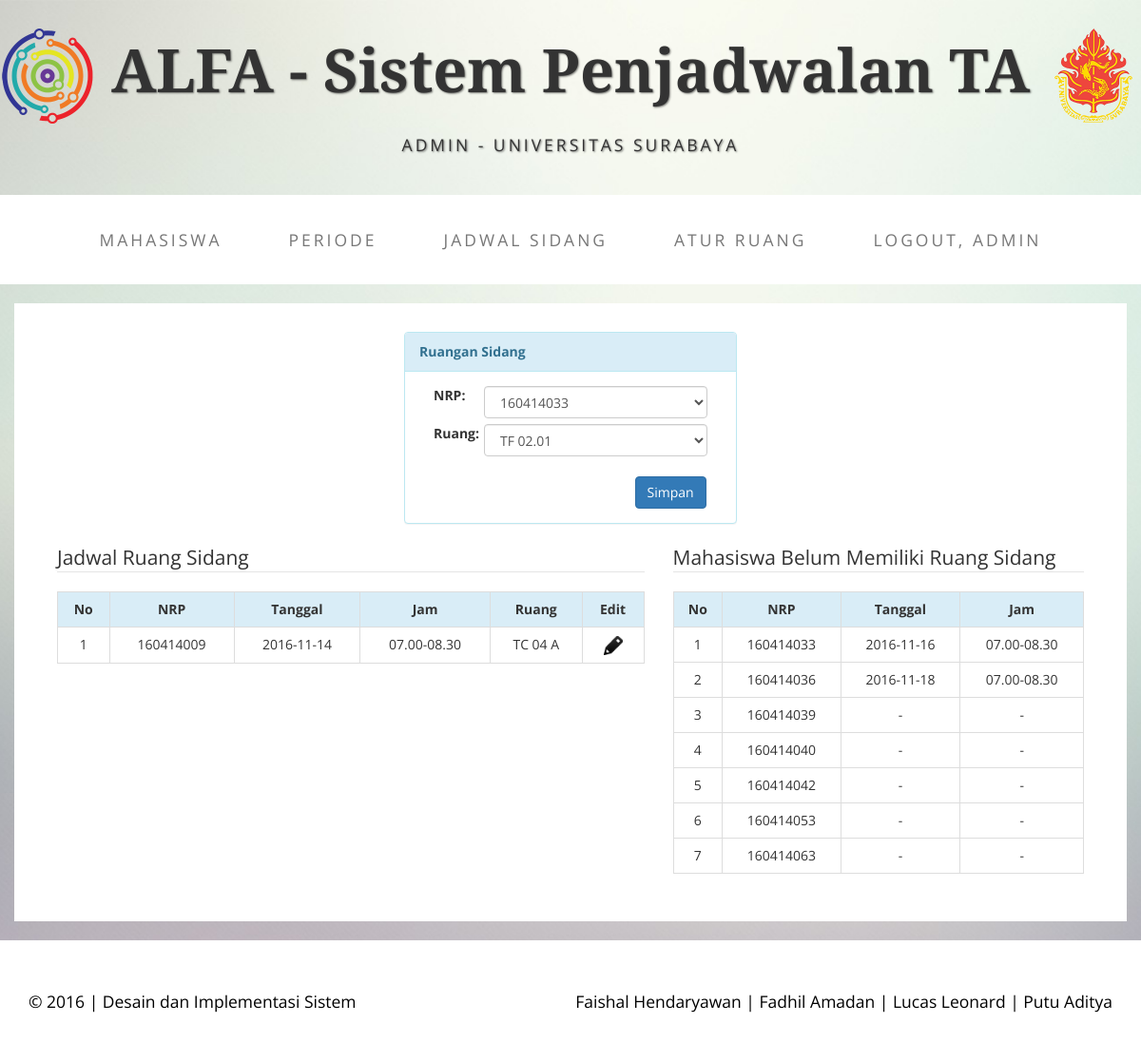
/master-ruang.php (signed in), run on the app's committed database.
### tables this page shows
CREATE TABLE `jadwal_sidang_tugas_akhir` (
  `id` int(9) NOT NULL,
  `nrp` varchar(9) NOT NULL,
  `jam` varchar(20) NOT NULL,
  `tanggal` date NOT NULL,
  `ruangid` int(10) NOT NULL
);

CREATE TABLE `ruang` (
  `id` int(11) NOT NULL,
  `nama` varchar(30) NOT NULL
);

CREATE TABLE `mahasiswa` (
  `nrp` varchar(9) NOT NULL,
  `nama` varchar(50) NOT NULL,
  `hp` varchar(13) NOT NULL,
  `judul_ta` varchar(100) NOT NULL,
  `status` tinyint(1) NOT NULL,
  `npk1` varchar(9) NOT NULL,
  `npk2` varchar(9) NOT NULL,
  `pra1` tinyint(1) NOT NULL,
  `pra2` tinyint(1) NOT NULL,
  `pra3` tinyint(1) NOT NULL,
  `pra4` tinyint(1) NOT NULL,
  `pra5` tinyint(1) NOT NULL,
  `pra6` tinyint(1) NOT NULL,
  `penguji1` varchar(9) NOT NULL,
  `penguji2` varchar(9) NOT NULL,
  `ketua` varchar(20) NOT NULL,
  `sekretaris` varchar(20) NOT NULL
);

### master-ruang.php (the view, shortened to what this page needs)
<?php
require './db.php';
$sqlR = "SELECT * FROM ruang";
$resultR = mysqli_query($link, $sqlR);
$sqlM = "SELECT * FROM admin WHERE nama='".$_COOKIE['nomer']."'";
$resultM = mysqli_query($link, $sqlM);
$rowM = mysqli_fetch_array($resultM);
$sql = "SELECT * FROM jadwal_sidang_tugas_akhir WHERE ruangid!=''";
$result = mysqli_query($link, $sql);
$sqlBelum = "SELECT * FROM jadwal_sidang_tugas_akhir WHERE ruangid=''";
$resultBelum = mysqli_query($link, $sqlBelum);
$sqlB = "SELECT * FROM jadwal_sidang_tugas_akhir WHERE ruangid=''";
$resultB = mysqli_query($link, $sqlB);
$sqlBelumTambahan = "SELECT * FROM mahasiswa WHERE penguji1=''";
$resultBelumTambahan = mysqli_query($link, $sqlBelumTambahan);
?>
<!DOCTYPE html>
<html lang="en">
<head>
    <link href="css/bootstrap.min.css" rel="stylesheet">
    <link href="css/business-casual.css" rel="stylesheet">
</head>
<body>
    <div class="brand">
        <img class="img-center" src="./img/logos.png" width="100" height="100">
        ALFA - Sistem Penjadwalan TA
        <img class="img-center" src="./img/logo.png" width="100" height="100">
    </div>
    <div class="address-bar">Admin - Universitas Surabaya</div>
    <nav class="navbar navbar-default" role="navigation">
        <div class="container">
            <div class="collapse navbar-collapse" id="bs-example-navbar-collapse-1">
                <ul class="nav navbar-nav">
                    <li>
                        <a href="./master-mahasiswa.php">Mahasiswa</a>
                    </li>
                    <li>
                        <a href="./master-periode.php">Periode</a>
                    </li>
                    <li>
                        <a href="./master-sidang.php">Jadwal Sidang</a>
                    </li>
                    <li>
                        <a href="./master-ruang.php">Atur Ruang</a>
                    </li>
                    <li>
                        <a href="./proses.php?cmd=logout">Logout, <?php echo $rowM['nama']; ?> </a>
                    </li>
                </ul>
            </div>
        </div>
    </nav>
    <div class="container">
        <div class="row">
            <div class="box">
                <div class="col-lg-12">
                    <form class="form-signin" action="proses.php?cmd=insertRuang" method="POST">
                        <div class="row">
                            <div class="col-sm-4"></div>
                            <div class="col-sm-4">
                                <div class="panel panel-info">
                                    <div class="panel-heading">
                                        <strong>Ruangan Sidang</strong>
                                    </div>
                                    <div class="panel-body">
                                        <form class="form-horizontal">
                                            <div class="form-group">
                                                <label class="col-sm-2 control-label">NRP:</label>
                                                <div class="col-sm-10">
                                                    <select name="nrp" id="nrp" class="form-control">
                                                        <?php
                                                        while($rowB = mysqli_fetch_object($resultB)) {
                                                            echo "<option value=" . $rowB->nrp . ">" . $rowB->nrp . "</option>";
                                                        }?>
                                                    </select>
                                                </div></br></br>
                                                <label class="col-sm-2 control-label">Ruang:</label>
                                                <div class="col-sm-10">
                                                    <select name="ruangan" id="ruangan" class="form-control">
                                                        <?php
                                                        while($rowR = mysqli_fetch_object($resultR)) {
                                                            echo "<option value='" . $rowR->id . "'>" . $rowR->nama . "</option>";
                                                        }?>
                                                    </select>
                                                </div>
                                            </div></br></br>&nbsp&nbsp&nbsp
                                            <div class="col-sm-8"></div>
                                            <button class="btn btn-primary" type="submit">Simpan</button>
                                        </form>
                                    </div>
                                </div>
                            </div>
                        </div>
                    </form>
                    <div class="col-lg-7">
                        <legend>Jadwal Ruang Sidang</legend>
                        <table class="table table-bordered">
                            <tr class="info">
                                <th><center>No</th>
                                <th><center>NRP</th>
                                <th><center>Tanggal</th>
                                <th><center>Jam</th>
                                <th><center>Ruang</th>
                                <th><center>Edit</th>
                            </tr>
                            <?php
                            $hitung = 1;
                            while ($row = mysqli_fetch_object($result)) {
                                echo "<tr>";
                                echo "<td><center>" . $hitung. "</td>";
                                echo "<td><center>" . $row->nrp. "</td>";
                                echo "<td><center>" . $row->tanggal. "</td>";
                                echo "<td><center>" . $row->jam. "</td>";
                                $sqlRuang = "SELECT * FROM jadwal_sidang_tugas_akhir j, ruang r WHERE j.nrp='".$row->nrp."' AND j.ruangid=r.id";
                                $resultRuang = mysqli_query($link, $sqlRuang);
                                while ($rowRuang = mysqli_fetch_object($resultRuang)) {
                                    echo "<td><center>" . $rowRuang->nama. "</td>";
                                }
                                echo "<td>";
                                echo "<center><a href='#' class='edit' data-toggle='modal' id='tekan' ide='" . $row->id . "' data-target='#exampleModal'><img src='./img/edit.png' width='20px'></a>";
                                echo "</td>";
                                $hitung = $hitung +1;
                            } ?>
                        </table>
                    </div>
                    <div class="col-lg-5">
                        <legend>Mahasiswa Belum Memiliki Ruang Sidang</legend>
                        <table class="table table-bordered">
                            <tr class="info">
                                <th><center>No</th>
                                <th><center>NRP</th>
                                <th><center>Tanggal</th>
                                <th><center>Jam</th>
                            </tr>
                            <?php
                            $hitung = 1;
                            while ($row = mysqli_fetch_object($resultBelum)) {
                                echo "<tr>";
                                echo "<td><center>" . $hitung. "</td>";
                                echo "<td><center>" . $row->nrp . "</td>";
                                echo "<td><center>" . $row->tanggal . "</td>";
                                echo "<td><center>" . $row->jam . "</td>";
                                echo "<tr>";
                                $hitung = $hitung +1;
                            }
                            while ($rowBT = mysqli_fetch_object($resultBelumTambahan)) {
                                echo "<tr>";
                                echo "<td><center>" . $hitung. "</td>";
                                echo "<td><center>" . $rowBT->nrp . "</td>";
                                echo "<td><center>-</td>";
                                echo "<td><center>-</td>";
                                echo "<tr>";
                                $hitung = $hitung +1;
                            } ?>
                        </table>
                    </div>
                </div>
            </div>
        </div>
    </div>
    <footer>
        <div class="container">
            <div class="row">
                <div class="col-lg-12 text-center">
                    <p class="pull-right">Faishal Hendaryawan | Fadhil Amadan | Lucas Leonard | Putu Aditya</p>
                    <p class="pull-left">&copy; 2016 | Desain dan Implementasi Sistem</p>
                </div>
            </div>
        </div>
    </footer>
</body>
</html>

### css/business-casual.css (style rules this page uses)
body { font-family: "Open Sans","Helvetica Neue",Helvetica,Arial,sans-serif; background: url('../img/bg.jpg') no-repeat center center fixed; -webkit-background-size: cover; -moz-background-size: cover; background-size: cover; -o-background-size: cover; }
p { font-size: 1.25em; line-height: 1.6; color: #000; }
.brand, .address-bar { display: none; }
.navbar-nav { text-transform: uppercase; font-weight: 400; letter-spacing: 3px; }
.box { margin-bottom: 20px; padding: 30px 15px; background: #fff; }
footer { background: #fff; }
footer p { margin: 0; padding: 50px 0; }
@media screen and (min-width:768px) { .brand { display: inherit; margin: 0; padding: 30px 0 10px; text-align: center; text-shadow: 1px 1px 2px rgba(0,0,0,0.5); font-family: "Josefin Slab","Helvetica Neue",Helvetica,Arial,sans-serif; font-size: 4.5em; font-weight: 700; line-height: normal; } }
@media screen and (min-width:768px) { .address-bar { display: inherit; margin: 0; padding: 0 0 40px; text-align: center; text-shadow: 1px 1px 2px rgba(0,0,0,0.5); text-transform: uppercase; font-size: 1.25em; font-weight: 400; letter-spacing: 3px; } }
@media screen and (min-width:768px) { .navbar { border-radius: 0; } }
@media screen and (min-width:768px) { .navbar { min-height: 0; } }
@media screen and (min-width:768px) { .navbar-default { border: none; background: #fff; } }
@media screen and (min-width:768px) { .nav>li>a { padding: 35px; } }
@media screen and (min-width:768px) { .navbar-nav>li>a { line-height: normal; } }
@media screen and (min-width:768px) { .navbar-nav { display: table; float: none; margin: 0 auto; table-layout: fixed; font-size: 1.25em; } }
@media screen and (min-width:1200px) { .box:after { content: ''; display: table; clear: both; } }

### data on the page
jadwal_sidang_tugas_akhir: nrp "160414009", tanggal "2016-11-14", jam "07.00-08.30", ruangid.nama "TC 04 A"
jadwal_sidang_tugas_akhir: nrp "160414033", tanggal "2016-11-16", jam "07.00-08.30"
jadwal_sidang_tugas_akhir: nrp "160414036", tanggal "2016-11-18", jam "07.00-08.30"
mahasiswa: nrp "160414039"
mahasiswa: nrp "160414040"
mahasiswa: nrp "160414042"
mahasiswa: nrp "160414053"
mahasiswa: nrp "160414063"

### other printed values
$rowM['nama'] "ADMIN"
form field nrp "160414033"
form field ruangan "TF 02.01"
